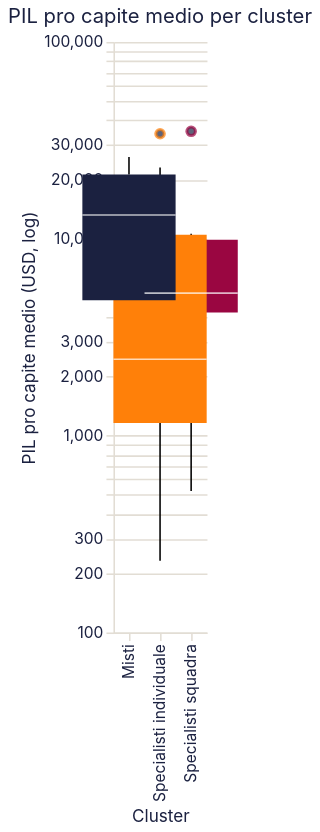

Specify this chart in Vega-Lite:
### Vega-Lite specification from a JSON file in a GitHub repository (floating-point values rounded to 4 significant figures)
{"$schema": "https://vega.github.io/schema/vega-lite/v6.4.1.json", "config": {"axis": {"domainColor": "#e2ddd4", "gridColor": "#e2ddd4", "labelColor": "#1b2140", "labelFont": "Inter, system-ui, -apple-system, BlinkMacSystemFont, 'Segoe UI', Roboto, sans-serif", "labelFontWeight": 400, "tickColor": "#e2ddd4", "titleColor": "#1b2140", "titleFont": "Inter, system-ui, -apple-system, BlinkMacSystemFont, 'Segoe UI', Roboto, sans-serif", "titleFontWeight": 400}, "background": "transparent", "bar": {"fill": "#1b2140"}, "font": "Inter, system-ui, -apple-system, BlinkMacSystemFont, 'Segoe UI', Roboto, sans-serif", "header": {"labelColor": "#1b2140", "labelFont": "Inter, system-ui, -apple-system, BlinkMacSystemFont, 'Segoe UI', Roboto, sans-serif", "titleColor": "#1b2140", "titleFont": "Inter, system-ui, -apple-system, BlinkMacSystemFont, 'Segoe UI', Roboto, sans-serif"}, "legend": {"labelColor": "#1b2140", "labelFont": "Inter, system-ui, -apple-system, BlinkMacSystemFont, 'Segoe UI', Roboto, sans-serif", "titleColor": "#1b2140", "titleFont": "Inter, system-ui, -apple-system, BlinkMacSystemFont, 'Segoe UI', Roboto, sans-serif"}, "line": {"stroke": "#1b2140"}, "mark": {"color": "#1b2140"}, "point": {"fill": "#1b2140", "stroke": "#1b2140"}, "range": {"category": ["#1b2140", "#ff8009", "#9a0641"], "heatmap": ["#9a0641", "#1b2140"], "ramp": ["#9a0641", "#1b2140"]}, "text": {"color": "#1b2140", "font": "Inter, system-ui, -apple-system, BlinkMacSystemFont, 'Segoe UI', Roboto, sans-serif"}, "title": {"color": "#1b2140", "font": "Inter, system-ui, -apple-system, BlinkMacSystemFont, 'Segoe UI', Roboto, sans-serif", "fontWeight": 400}, "view": {"stroke": "transparent"}}, "data": {"name": "data-6a0ee5550da7a8c47aa2f3c6eb6278eb"}, "datasets": {"data-6a0ee5550da7a8c47aa2f3c6eb6278eb": [{"NOC": "ARG", "cluster": 0, "cluster_label": "Specialisti squadra", "log_medaglie_totali": 3.526, "log_pil_procapite": 8.575, "medaglie_individuali": 15, "medaglie_squadra": 19, "medaglie_totali": 34, "pil_procapite_medio": 5298.0, "quota_individuale": 0.4412}, {"NOC": "ARM", "cluster": 2, "cluster_label": "Specialisti individuale", "log_medaglie_totali": 2.773, "log_pil_procapite": 7.543, "medaglie_individuali": 16, "medaglie_squadra": 0, "medaglie_totali": 16, "pil_procapite_medio": 1888.0, "quota_individuale": 1.0}, {"NOC": "AUS", "cluster": 1, "cluster_label": "Misti", "log_medaglie_totali": 5.966, "log_pil_procapite": 9.999, "medaglie_individuali": 236, "medaglie_squadra": 154, "medaglie_totali": 390, "pil_procapite_medio": 22010.0, "quota_individuale": 0.6051}, {"NOC": "AUT", "cluster": 2, "cluster_label": "Specialisti individuale", "log_medaglie_totali": 3.555, "log_pil_procapite": 9.983, "medaglie_individuali": 28, "medaglie_squadra": 7, "medaglie_totali": 35, "pil_procapite_medio": 21650.0, "quota_individuale": 0.8}, {"NOC": "AZE", "cluster": 2, "cluster_label": "Specialisti individuale", "log_medaglie_totali": 3.784, "log_pil_procapite": 7.926, "medaglie_individuali": 44, "medaglie_squadra": 0, "medaglie_totali": 44, "pil_procapite_medio": 2768.0, "quota_individuale": 1.0}, {"NOC": "BEL", "cluster": 2, "cluster_label": "Specialisti individuale", "log_medaglie_totali": 3.871, "log_pil_procapite": 9.943, "medaglie_individuali": 41, "medaglie_squadra": 7, "medaglie_totali": 48, "pil_procapite_medio": 20800.0, "quota_individuale": 0.8542}, {"NOC": "BLR", "cluster": 1, "cluster_label": "Misti", "log_medaglie_totali": 4.431, "log_pil_procapite": 8.197, "medaglie_individuali": 69, "medaglie_squadra": 15, "medaglie_totali": 84, "pil_procapite_medio": 3629.0, "quota_individuale": 0.8214}, {"NOC": "BRA", "cluster": 0, "cluster_label": "Specialisti squadra", "log_medaglie_totali": 4.771, "log_pil_procapite": 8.254, "medaglie_individuali": 61, "medaglie_squadra": 57, "medaglie_totali": 118, "pil_procapite_medio": 3843.0, "quota_individuale": 0.5169}, {"NOC": "CAN", "cluster": 1, "cluster_label": "Misti", "log_medaglie_totali": 5.318, "log_pil_procapite": 9.969, "medaglie_individuali": 134, "medaglie_squadra": 70, "medaglie_totali": 204, "pil_procapite_medio": 21360.0, "quota_individuale": 0.6569}, {"NOC": "CHN", "cluster": 1, "cluster_label": "Misti", "log_medaglie_totali": 6.295, "log_pil_procapite": 7.498, "medaglie_individuali": 415, "medaglie_squadra": 127, "medaglie_totali": 542, "pil_procapite_medio": 1804.0, "quota_individuale": 0.7657}, {"NOC": "CMR", "cluster": 2, "cluster_label": "Specialisti individuale", "log_medaglie_totali": 1.609, "log_pil_procapite": 6.716, "medaglie_individuali": 4, "medaglie_squadra": 1, "medaglie_totali": 5, "pil_procapite_medio": 825.8, "quota_individuale": 0.8}, {"NOC": "COL", "cluster": 2, "cluster_label": "Specialisti individuale", "log_medaglie_totali": 3.296, "log_pil_procapite": 7.822, "medaglie_individuali": 27, "medaglie_squadra": 0, "medaglie_totali": 27, "pil_procapite_medio": 2494.0, "quota_individuale": 1.0}, {"NOC": "CUB", "cluster": 1, "cluster_label": "Misti", "log_medaglie_totali": 5.333, "log_pil_procapite": 8.114, "medaglie_individuali": 185, "medaglie_squadra": 22, "medaglie_totali": 207, "pil_procapite_medio": 3342.0, "quota_individuale": 0.8937}, {"NOC": "CZE", "cluster": 2, "cluster_label": "Specialisti individuale", "log_medaglie_totali": 3.989, "log_pil_procapite": 9.427, "medaglie_individuali": 43, "medaglie_squadra": 11, "medaglie_totali": 54, "pil_procapite_medio": 12420.0, "quota_individuale": 0.7963}, {"NOC": "DOM", "cluster": 2, "cluster_label": "Specialisti individuale", "log_medaglie_totali": 1.946, "log_pil_procapite": 7.78, "medaglie_individuali": 7, "medaglie_squadra": 0, "medaglie_totali": 7, "pil_procapite_medio": 2393.0, "quota_individuale": 1.0}, {"NOC": "EGY", "cluster": 2, "cluster_label": "Specialisti individuale", "log_medaglie_totali": 2.485, "log_pil_procapite": 6.953, "medaglie_individuali": 12, "medaglie_squadra": 0, "medaglie_totali": 12, "pil_procapite_medio": 1046.0, "quota_individuale": 1.0}, {"NOC": "ESP", "cluster": 1, "cluster_label": "Misti", "log_medaglie_totali": 4.942, "log_pil_procapite": 9.488, "medaglie_individuali": 84, "medaglie_squadra": 56, "medaglie_totali": 140, "pil_procapite_medio": 13200.0, "quota_individuale": 0.6}, {"NOC": "EST", "cluster": 2, "cluster_label": "Specialisti individuale", "log_medaglie_totali": 2.565, "log_pil_procapite": 9.357, "medaglie_individuali": 10, "medaglie_squadra": 3, "medaglie_totali": 13, "pil_procapite_medio": 11580.0, "quota_individuale": 0.7692}, {"NOC": "ETH", "cluster": 2, "cluster_label": "Specialisti individuale", "log_medaglie_totali": 3.951, "log_pil_procapite": 5.444, "medaglie_individuali": 52, "medaglie_squadra": 0, "medaglie_totali": 52, "pil_procapite_medio": 231.4, "quota_individuale": 1.0}, {"NOC": "FIN", "cluster": 2, "cluster_label": "Specialisti individuale", "log_medaglie_totali": 4.248, "log_pil_procapite": 9.993, "medaglie_individuali": 64, "medaglie_squadra": 6, "medaglie_totali": 70, "pil_procapite_medio": 21870.0, "quota_individuale": 0.9143}, {"NOC": "FRA", "cluster": 1, "cluster_label": "Misti", "log_medaglie_totali": 5.9, "log_pil_procapite": 9.891, "medaglie_individuali": 261, "medaglie_squadra": 104, "medaglie_totali": 365, "pil_procapite_medio": 19750.0, "quota_individuale": 0.7151}, {"NOC": "GBR", "cluster": 1, "cluster_label": "Misti", "log_medaglie_totali": 6.033, "log_pil_procapite": 9.917, "medaglie_individuali": 284, "medaglie_squadra": 133, "medaglie_totali": 417, "pil_procapite_medio": 20260.0, "quota_individuale": 0.6811}, {"NOC": "GEO", "cluster": 2, "cluster_label": "Specialisti individuale", "log_medaglie_totali": 3.466, "log_pil_procapite": 7.694, "medaglie_individuali": 32, "medaglie_squadra": 0, "medaglie_totali": 32, "pil_procapite_medio": 2195.0, "quota_individuale": 1.0}, {"NOC": "GER", "cluster": 1, "cluster_label": "Misti", "log_medaglie_totali": 6.061, "log_pil_procapite": 9.964, "medaglie_individuali": 262, "medaglie_squadra": 167, "medaglie_totali": 429, "pil_procapite_medio": 21250.0, "quota_individuale": 0.6107}, {"NOC": "HUN", "cluster": 1, "cluster_label": "Misti", "log_medaglie_totali": 5.684, "log_pil_procapite": 8.726, "medaglie_individuali": 211, "medaglie_squadra": 83, "medaglie_totali": 294, "pil_procapite_medio": 6162.0, "quota_individuale": 0.7177}, {"NOC": "IND", "cluster": 2, "cluster_label": "Specialisti individuale", "log_medaglie_totali": 2.89, "log_pil_procapite": 6.31, "medaglie_individuali": 14, "medaglie_squadra": 4, "medaglie_totali": 18, "pil_procapite_medio": 550.2, "quota_individuale": 0.7778}, {"NOC": "IRL", "cluster": 2, "cluster_label": "Specialisti individuale", "log_medaglie_totali": 3.045, "log_pil_procapite": 10.05, "medaglie_individuali": 19, "medaglie_squadra": 2, "medaglie_totali": 21, "pil_procapite_medio": 23040.0, "quota_individuale": 0.9048}, {"NOC": "ISR", "cluster": 2, "cluster_label": "Specialisti individuale", "log_medaglie_totali": 2.197, "log_pil_procapite": 9.642, "medaglie_individuali": 9, "medaglie_squadra": 0, "medaglie_totali": 9, "pil_procapite_medio": 15400.0, "quota_individuale": 1.0}, {"NOC": "ITA", "cluster": 1, "cluster_label": "Misti", "log_medaglie_totali": 5.823, "log_pil_procapite": 9.741, "medaglie_individuali": 239, "medaglie_squadra": 99, "medaglie_totali": 338, "pil_procapite_medio": 17000.0, "quota_individuale": 0.7071}, {"NOC": "JAM", "cluster": 1, "cluster_label": "Misti", "log_medaglie_totali": 4.22, "log_pil_procapite": 7.827, "medaglie_individuali": 50, "medaglie_squadra": 18, "medaglie_totali": 68, "pil_procapite_medio": 2507.0, "quota_individuale": 0.7353}, {"NOC": "JPN", "cluster": 1, "cluster_label": "Misti", "log_medaglie_totali": 5.852, "log_pil_procapite": 10.02, "medaglie_individuali": 288, "medaglie_squadra": 60, "medaglie_totali": 348, "pil_procapite_medio": 22540.0, "quota_individuale": 0.8276}, {"NOC": "KAZ", "cluster": 2, "cluster_label": "Specialisti individuale", "log_medaglie_totali": 4.248, "log_pil_procapite": 8.511, "medaglie_individuali": 70, "medaglie_squadra": 0, "medaglie_totali": 70, "pil_procapite_medio": 4968.0, "quota_individuale": 1.0}, {"NOC": "KEN", "cluster": 2, "cluster_label": "Specialisti individuale", "log_medaglie_totali": 4.605, "log_pil_procapite": 6.281, "medaglie_individuali": 98, "medaglie_squadra": 2, "medaglie_totali": 100, "pil_procapite_medio": 534.3, "quota_individuale": 0.98}, {"NOC": "KOR", "cluster": 1, "cluster_label": "Misti", "log_medaglie_totali": 5.549, "log_pil_procapite": 9.246, "medaglie_individuali": 197, "medaglie_squadra": 60, "medaglie_totali": 257, "pil_procapite_medio": 10370.0, "quota_individuale": 0.7665}, {"NOC": "LTU", "cluster": 0, "cluster_label": "Specialisti squadra", "log_medaglie_totali": 3.219, "log_pil_procapite": 9.124, "medaglie_individuali": 18, "medaglie_squadra": 7, "medaglie_totali": 25, "pil_procapite_medio": 9176.0, "quota_individuale": 0.72}, {"NOC": "MAR", "cluster": 2, "cluster_label": "Specialisti individuale", "log_medaglie_totali": 3.091, "log_pil_procapite": 7.263, "medaglie_individuali": 22, "medaglie_squadra": 0, "medaglie_totali": 22, "pil_procapite_medio": 1426.0, "quota_individuale": 1.0}, {"NOC": "MDA", "cluster": 2, "cluster_label": "Specialisti individuale", "log_medaglie_totali": 1.946, "log_pil_procapite": 7.411, "medaglie_individuali": 6, "medaglie_squadra": 1, "medaglie_totali": 7, "pil_procapite_medio": 1654.0, "quota_individuale": 0.8571}, {"NOC": "MEX", "cluster": 2, "cluster_label": "Specialisti individuale", "log_medaglie_totali": 3.951, "log_pil_procapite": 8.455, "medaglie_individuali": 46, "medaglie_squadra": 6, "medaglie_totali": 52, "pil_procapite_medio": 4698.0, "quota_individuale": 0.8846}, {"NOC": "NOR", "cluster": 0, "cluster_label": "Specialisti squadra", "log_medaglie_totali": 4.143, "log_pil_procapite": 10.47, "medaglie_individuali": 39, "medaglie_squadra": 24, "medaglie_totali": 63, "pil_procapite_medio": 35170.0, "quota_individuale": 0.619}, {"NOC": "NZL", "cluster": 1, "cluster_label": "Misti", "log_medaglie_totali": 4.644, "log_pil_procapite": 9.676, "medaglie_individuali": 64, "medaglie_squadra": 40, "medaglie_totali": 104, "pil_procapite_medio": 15930.0, "quota_individuale": 0.6154}, {"NOC": "PAK", "cluster": 0, "cluster_label": "Specialisti squadra", "log_medaglie_totali": 1.946, "log_pil_procapite": 6.26, "medaglie_individuali": 1, "medaglie_squadra": 6, "medaglie_totali": 7, "pil_procapite_medio": 523.2, "quota_individuale": 0.1429}, {"NOC": "POL", "cluster": 1, "cluster_label": "Misti", "log_medaglie_totali": 5.425, "log_pil_procapite": 8.987, "medaglie_individuali": 174, "medaglie_squadra": 53, "medaglie_totali": 227, "pil_procapite_medio": 7995.0, "quota_individuale": 0.7665}, {"NOC": "QAT", "cluster": 2, "cluster_label": "Specialisti individuale", "log_medaglie_totali": 1.609, "log_pil_procapite": 10.44, "medaglie_individuali": 5, "medaglie_squadra": 0, "medaglie_totali": 5, "pil_procapite_medio": 34170.0, "quota_individuale": 1.0}, {"NOC": "ROU", "cluster": 1, "cluster_label": "Misti", "log_medaglie_totali": 5.613, "log_pil_procapite": 8.491, "medaglie_individuali": 190, "medaglie_squadra": 84, "medaglie_totali": 274, "pil_procapite_medio": 4870.0, "quota_individuale": 0.6934}, {"NOC": "RUS", "cluster": 1, "cluster_label": "Misti", "log_medaglie_totali": 6.114, "log_pil_procapite": 8.792, "medaglie_individuali": 360, "medaglie_squadra": 92, "medaglie_totali": 452, "pil_procapite_medio": 6581.0, "quota_individuale": 0.7965}, {"NOC": "SRB", "cluster": 0, "cluster_label": "Specialisti squadra", "log_medaglie_totali": 2.708, "log_pil_procapite": 8.432, "medaglie_individuali": 8, "medaglie_squadra": 7, "medaglie_totali": 15, "pil_procapite_medio": 4592.0, "quota_individuale": 0.5333}, {"NOC": "SVK", "cluster": 0, "cluster_label": "Specialisti squadra", "log_medaglie_totali": 3.332, "log_pil_procapite": 9.27, "medaglie_individuali": 20, "medaglie_squadra": 8, "medaglie_totali": 28, "pil_procapite_medio": 10620.0, "quota_individuale": 0.7143}, {"NOC": "SWE", "cluster": 1, "cluster_label": "Misti", "log_medaglie_totali": 4.927, "log_pil_procapite": 10.17, "medaglie_individuali": 94, "medaglie_squadra": 44, "medaglie_totali": 138, "pil_procapite_medio": 26070.0, "quota_individuale": 0.6812}, {"NOC": "THA", "cluster": 2, "cluster_label": "Specialisti individuale", "log_medaglie_totali": 3.401, "log_pil_procapite": 7.653, "medaglie_individuali": 30, "medaglie_squadra": 0, "medaglie_totali": 30, "pil_procapite_medio": 2107.0, "quota_individuale": 1.0}, {"NOC": "TTO", "cluster": 2, "cluster_label": "Specialisti individuale", "log_medaglie_totali": 2.773, "log_pil_procapite": 8.879, "medaglie_individuali": 12, "medaglie_squadra": 4, "medaglie_totali": 16, "pil_procapite_medio": 7180.0, "quota_individuale": 0.75}, {"NOC": "TUN", "cluster": 2, "cluster_label": "Specialisti individuale", "log_medaglie_totali": 2.565, "log_pil_procapite": 7.528, "medaglie_individuali": 13, "medaglie_squadra": 0, "medaglie_totali": 13, "pil_procapite_medio": 1860.0, "quota_individuale": 1.0}, {"NOC": "TUR", "cluster": 2, "cluster_label": "Specialisti individuale", "log_medaglie_totali": 4.127, "log_pil_procapite": 8.294, "medaglie_individuali": 62, "medaglie_squadra": 0, "medaglie_totali": 62, "pil_procapite_medio": 3998.0, "quota_individuale": 1.0}, {"NOC": "UGA", "cluster": 2, "cluster_label": "Specialisti individuale", "log_medaglie_totali": 1.946, "log_pil_procapite": 5.759, "medaglie_individuali": 7, "medaglie_squadra": 0, "medaglie_totali": 7, "pil_procapite_medio": 317.2, "quota_individuale": 1.0}, {"NOC": "UKR", "cluster": 1, "cluster_label": "Misti", "log_medaglie_totali": 4.836, "log_pil_procapite": 7.562, "medaglie_individuali": 105, "medaglie_squadra": 21, "medaglie_totali": 126, "pil_procapite_medio": 1923.0, "quota_individuale": 0.8333}, {"NOC": "USA", "cluster": 1, "cluster_label": "Misti", "log_medaglie_totali": 7.235, "log_pil_procapite": 10.17, "medaglie_individuali": 1062, "medaglie_squadra": 325, "medaglie_totali": 1387, "pil_procapite_medio": 26070.0, "quota_individuale": 0.7657}, {"NOC": "UZB", "cluster": 2, "cluster_label": "Specialisti individuale", "log_medaglie_totali": 3.497, "log_pil_procapite": 6.977, "medaglie_individuali": 33, "medaglie_squadra": 0, "medaglie_totali": 33, "pil_procapite_medio": 1072.0, "quota_individuale": 1.0}, {"NOC": "VEN", "cluster": 2, "cluster_label": "Specialisti individuale", "log_medaglie_totali": 2.565, "log_pil_procapite": 8.252, "medaglie_individuali": 13, "medaglie_squadra": 0, "medaglie_totali": 13, "pil_procapite_medio": 3836.0, "quota_individuale": 1.0}, {"NOC": "ZIM", "cluster": 2, "cluster_label": "Specialisti individuale", "log_medaglie_totali": 2.079, "log_pil_procapite": 6.641, "medaglie_individuali": 7, "medaglie_squadra": 1, "medaglie_totali": 8, "pil_procapite_medio": 765.7, "quota_individuale": 0.875}]}, "encoding": {"color": {"field": "cluster_label", "legend": null, "type": "nominal"}, "x": {"field": "cluster_label", "title": "Cluster", "type": "nominal"}, "y": {"field": "pil_procapite_medio", "scale": {"type": "log"}, "title": "PIL pro capite medio (USD, log)", "type": "quantitative"}}, "height": 380, "mark": {"size": 60, "type": "boxplot"}, "title": "PIL pro capite medio per cluster", "width": "container"}
